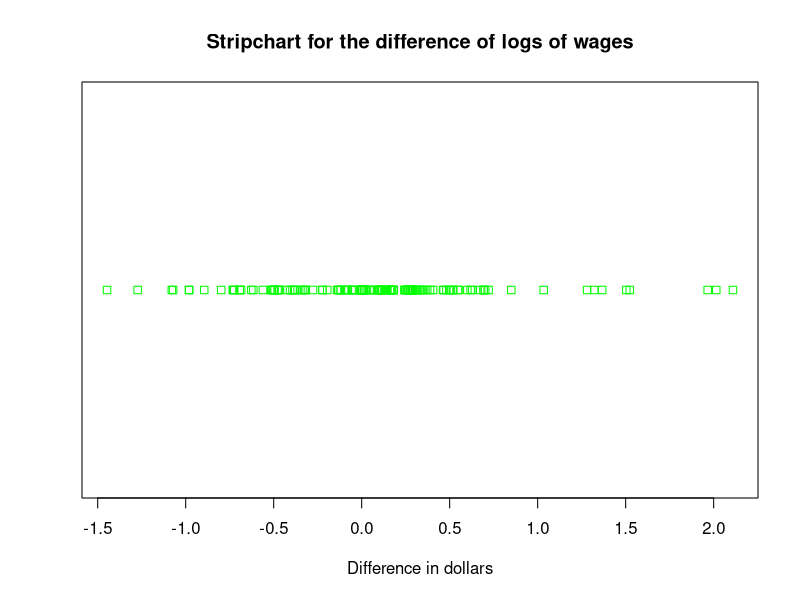
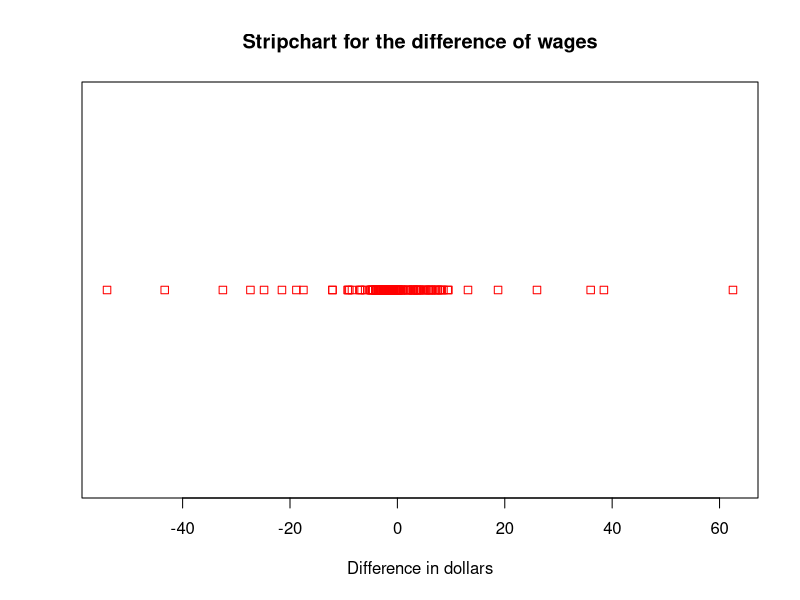
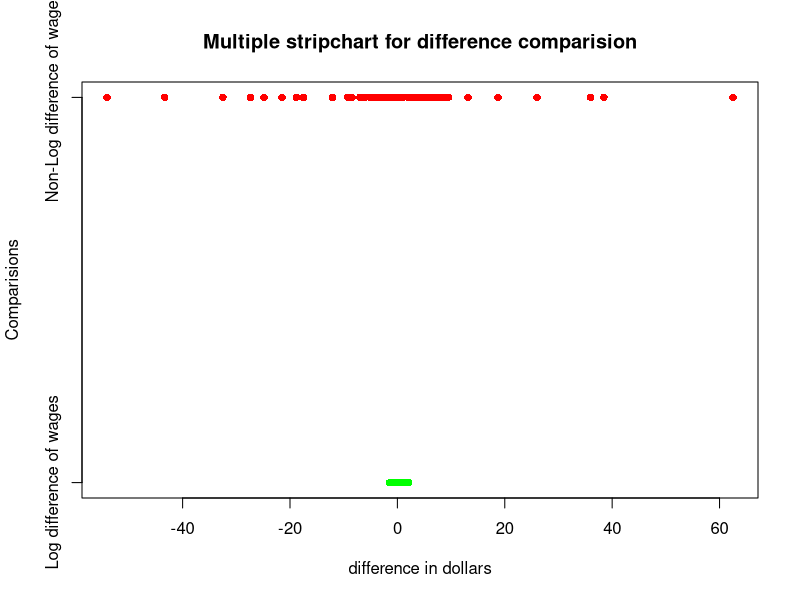
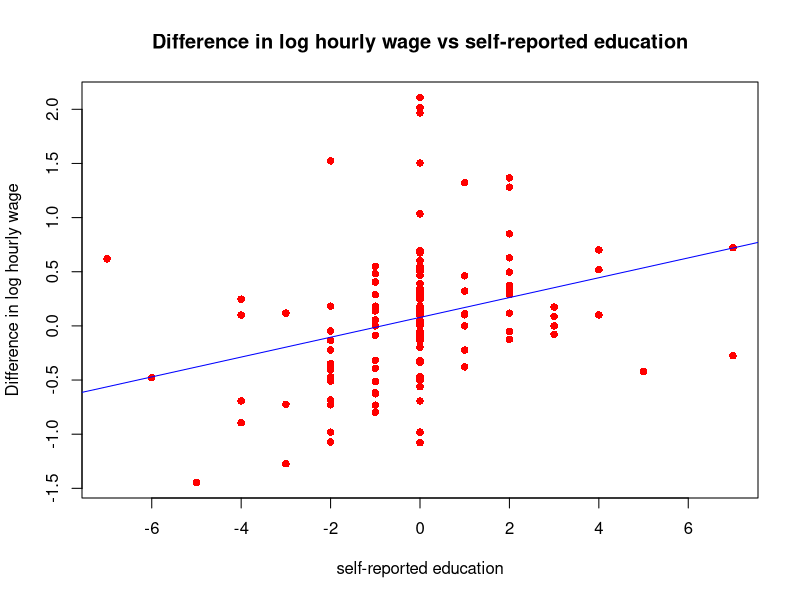
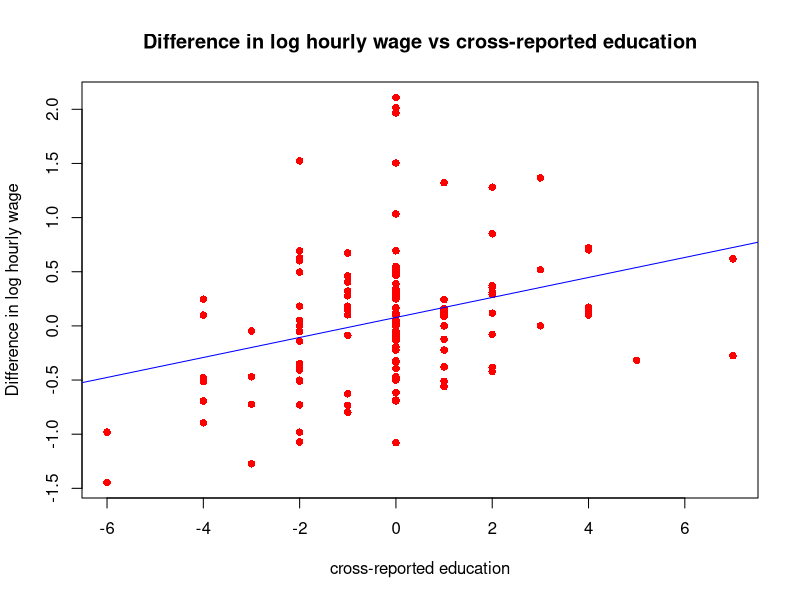
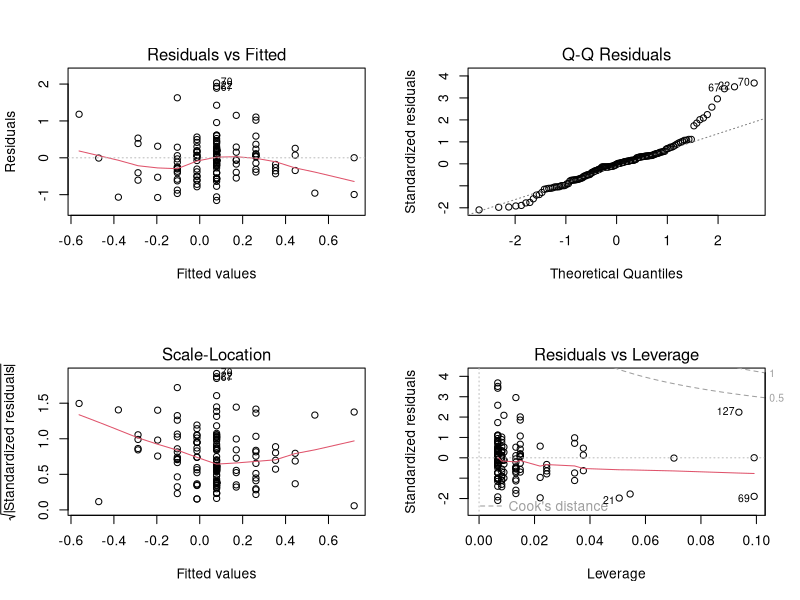
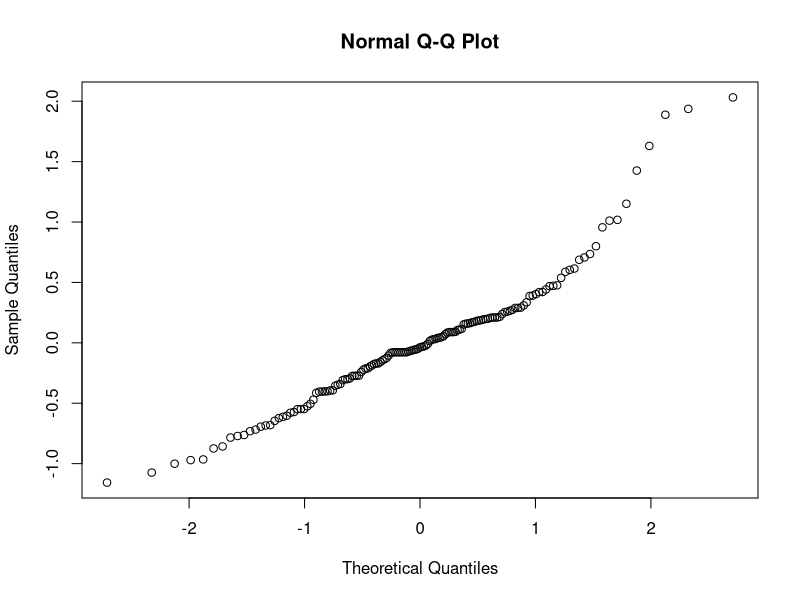
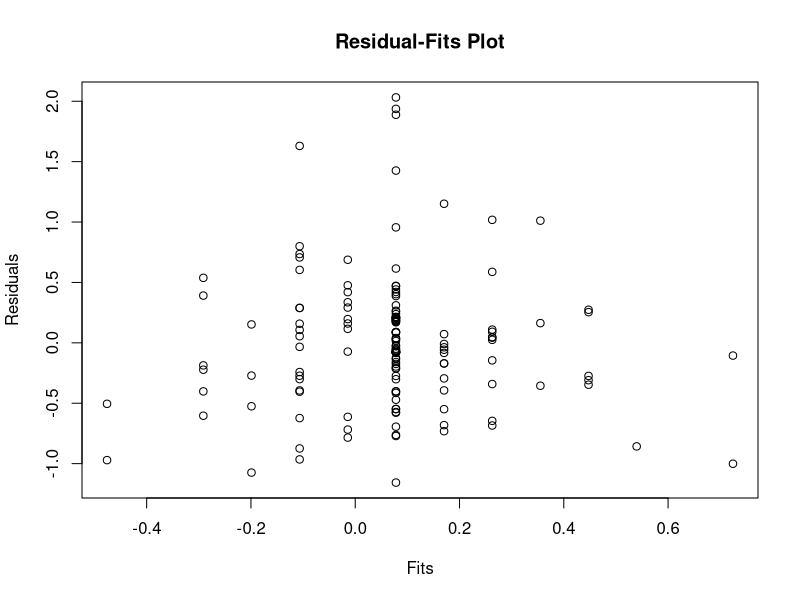

Recreate these plots in R, in order.
#------------------------------------------------------
# Part 1 Importing data

dset <- read.csv("Nrepesh Joshi - Twins (Missing Removed).csv", header = TRUE); 
head(dset)

#--------------------------------------------------------------------------------------------

# Part 2 Strip Charts

# Stripchart for the difference of logs of wages

stripchart(dset$DLHRWAGE, main="Stripchart for the difference of logs of wages", xlab="Difference in dollars",
           col="green")

# New variable for difference in hourly wages of twin 1 and twin 2

dset$DHRWAGE <- dset$HRWAGEL - dset$HRWAGEH; View(dset)

# Stripchart for the difference of wages

stripchart(dset$DHRWAGE, main= "Stripchart for the difference of wages", xlab="Difference in dollars",
           col="red")

# Multiple strip charts

x <- list("Log difference of wages"=dset$DLHRWAGE, "Non-Log difference of wages"=dset$DHRWAGE)
stripchart(x,
           main="Multiple stripchart for difference comparision",
           xlab="difference in dollars",
           ylab="Comparisions",
           col=c("green","red"),
           pch=16
)

#--------------------------------------------------------------------------------------------

# Part 3 Linear Regression 

model1 <- lm(dset$DLHRWAGE ~ dset$DEDUC1); summary(model1)
plot(dset$DEDUC1,dset$DLHRWAGE, main = "Difference in log hourly wage vs self-reported education",
     xlab = "self-reported education",
     ylab = "Difference in log hourly wage",
     pch = 16,
     col = "red")
cor(dset$DEDUC1,dset$DLHRWAGE)
abline(model1, col="blue")

#--------------------------------------------------------------------------------------------

# Part 4 Second Linear Regression 

model2 <- lm(dset$DLHRWAGE ~ dset$DEDUC2); summary(model2)
plot(dset$DEDUC2,dset$DLHRWAGE, main = "Difference in log hourly wage vs cross-reported education",
     xlab = "cross-reported education",
     ylab = "Difference in log hourly wage",
     pch = 16,
     col = "red")
cor(dset$DEDUC2,dset$DLHRWAGE)
abline(model2, col="blue")
exp(0.09234)

#--------------------------------------------------------------------------------------------

# Part 5 Diagonostic testing 

par(mfrow=c(2,2)) # Split screen 2,2

plot(model1)

par(mfrow=c(1,1))

myfits <- fitted(model2)

myresids <- residuals(model2)

qqnorm(myresids)    # Checks normality of model 

# Residual vs fits plot 
plot(myfits, myresids, main = "Residual-Fits Plot", xlab = "Fits", ylab = "Residuals")

# Time series plot 
plot(myresids, main = "Residual time series plot")

# Residual histogram 
hist(myresids)









